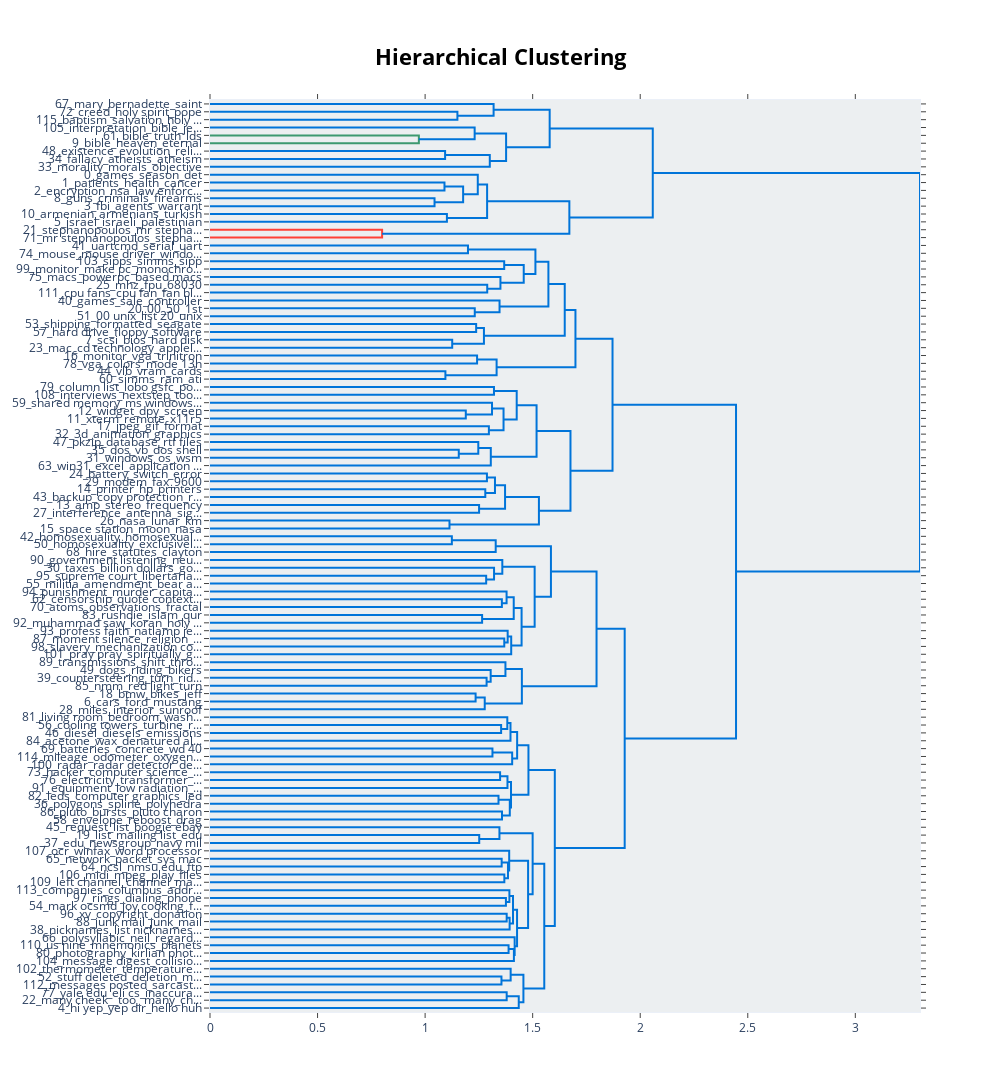

The code cell stored with this chart in its notebook:
### Code cell
topic_model.visualize_hierarchy()

### Figure 1 — Plotly figure (JSON) as saved in the notebook; plotly's stock layout.template omitted (floating-point values rounded to 4 significant figures)
{"data": [{"hoverinfo": "text", "marker": {"color": "rgb(0,116,217)"}, "mode": "lines", "type": "scatter", "x": [0, 1.15, 1.15, 0], "xaxis": "x", "y": [-15, -15, -25, -25], "yaxis": "y"}, {"hoverinfo": "text", "marker": {"color": "rgb(0,116,217)"}, "mode": "lines", "type": "scatter", "x": [0, 1.318, 1.318, 1.15], "xaxis": "x", "y": [-5, -5, -20, -20], "yaxis": "y"}, {"hoverinfo": "text", "marker": {"color": "rgb(61,153,112)"}, "mode": "lines", "type": "scatter", "x": [0, 0.9709, 0.9709, 0], "xaxis": "x", "y": [-45, -45, -55, -55], "yaxis": "y"}, {"hoverinfo": "text", "marker": {"color": "rgb(0,116,217)"}, "mode": "lines", "type": "scatter", "x": [0, 1.23, 1.23, 0.9709], "xaxis": "x", "y": [-35, -35, -50, -50], "yaxis": "y"}, {"hoverinfo": "text", "marker": {"color": "rgb(0,116,217)"}, "mode": "lines", "type": "scatter", "x": [0, 1.093, 1.093, 0], "xaxis": "x", "y": [-65, -65, -75, -75], "yaxis": "y"}, {"hoverinfo": "text", "marker": {"color": "rgb(0,116,217)"}, "mode": "lines", "type": "scatter", "x": [1.093, 1.301, 1.301, 0], "xaxis": "x", "y": [-70, -70, -85, -85], "yaxis": "y"}, {"hoverinfo": "text", "marker": {"color": "rgb(0,116,217)"}, "mode": "lines", "type": "scatter", "x": [1.23, 1.377, 1.377, 1.301], "xaxis": "x", "y": [-42.5, -42.5, -77.5, -77.5], "yaxis": "y"}, {"hoverinfo": "text", "marker": {"color": "rgb(0,116,217)"}, "mode": "lines", "type": "scatter", "x": [1.318, 1.579, 1.579, 1.377], "xaxis": "x", "y": [-12.5, -12.5, -60, -60], "yaxis": "y"}, {"hoverinfo": "text", "marker": {"color": "rgb(0,116,217)"}, "mode": "lines", "type": "scatter", "x": [0, 1.09, 1.09, 0], "xaxis": "x", "y": [-105, -105, -115, -115], "yaxis": "y"}, {"hoverinfo": "text", "marker": {"color": "rgb(0,116,217)"}, "mode": "lines", "type": "scatter", "x": [0, 1.044, 1.044, 0], "xaxis": "x", "y": [-125, -125, -135, -135], "yaxis": "y"}, {"hoverinfo": "text", "marker": {"color": "rgb(0,116,217)"}, "mode": "lines", "type": "scatter", "x": [1.09, 1.177, 1.177, 1.044], "xaxis": "x", "y": [-110, -110, -130, -130], "yaxis": "y"}, {"hoverinfo": "text", "marker": {"color": "rgb(0,116,217)"}, "mode": "lines", "type": "scatter", "x": [0, 1.245, 1.245, 1.177], "xaxis": "x", "y": [-95, -95, -120, -120], "yaxis": "y"}, {"hoverinfo": "text", "marker": {"color": "rgb(0,116,217)"}, "mode": "lines", "type": "scatter", "x": [0, 1.101, 1.101, 0], "xaxis": "x", "y": [-145, -145, -155, -155], "yaxis": "y"}, {"hoverinfo": "text", "marker": {"color": "rgb(0,116,217)"}, "mode": "lines", "type": "scatter", "x": [1.245, 1.288, 1.288, 1.101], "xaxis": "x", "y": [-107.5, -107.5, -150, -150], "yaxis": "y"}, {"hoverinfo": "text", "marker": {"color": "rgb(255,65,54)"}, "mode": "lines", "type": "scatter", "x": [0, 0.8001, 0.8001, 0], "xaxis": "x", "y": [-165, -165, -175, -175], "yaxis": "y"}, {"hoverinfo": "text", "marker": {"color": "rgb(0,116,217)"}, "mode": "lines", "type": "scatter", "x": [1.288, 1.671, 1.671, 0.8001], "xaxis": "x", "y": [-128.8, -128.8, -170, -170], "yaxis": "y"}, {"hoverinfo": "text", "marker": {"color": "rgb(0,116,217)"}, "mode": "lines", "type": "scatter", "x": [1.579, 2.058, 2.058, 1.671], "xaxis": "x", "y": [-36.25, -36.25, -149.4, -149.4], "yaxis": "y"}, {"hoverinfo": "text", "marker": {"color": "rgb(0,116,217)"}, "mode": "lines", "type": "scatter", "x": [0, 1.199, 1.199, 0], "xaxis": "x", "y": [-185, -185, -195, -195], "yaxis": "y"}, {"hoverinfo": "text", "marker": {"color": "rgb(0,116,217)"}, "mode": "lines", "type": "scatter", "x": [0, 1.368, 1.368, 0], "xaxis": "x", "y": [-205, -205, -215, -215], "yaxis": "y"}, {"hoverinfo": "text", "marker": {"color": "rgb(0,116,217)"}, "mode": "lines", "type": "scatter", "x": [0, 1.289, 1.289, 0], "xaxis": "x", "y": [-235, -235, -245, -245], "yaxis": "y"}, {"hoverinfo": "text", "marker": {"color": "rgb(0,116,217)"}, "mode": "lines", "type": "scatter", "x": [0, 1.35, 1.35, 1.289], "xaxis": "x", "y": [-225, -225, -240, -240], "yaxis": "y"}, {"hoverinfo": "text", "marker": {"color": "rgb(0,116,217)"}, "mode": "lines", "type": "scatter", "x": [1.368, 1.458, 1.458, 1.35], "xaxis": "x", "y": [-210, -210, -232.5, -232.5], "yaxis": "y"}, {"hoverinfo": "text", "marker": {"color": "rgb(0,116,217)"}, "mode": "lines", "type": "scatter", "x": [1.199, 1.513, 1.513, 1.458], "xaxis": "x", "y": [-190, -190, -221.2, -221.2], "yaxis": "y"}, {"hoverinfo": "text", "marker": {"color": "rgb(0,116,217)"}, "mode": "lines", "type": "scatter", "x": [0, 1.231, 1.231, 0], "xaxis": "x", "y": [-265, -265, -275, -275], "yaxis": "y"}, {"hoverinfo": "text", "marker": {"color": "rgb(0,116,217)"}, "mode": "lines", "type": "scatter", "x": [0, 1.346, 1.346, 1.231], "xaxis": "x", "y": [-255, -255, -270, -270], "yaxis": "y"}, {"hoverinfo": "text", "marker": {"color": "rgb(0,116,217)"}, "mode": "lines", "type": "scatter", "x": [1.513, 1.573, 1.573, 1.346], "xaxis": "x", "y": [-205.6, -205.6, -262.5, -262.5], "yaxis": "y"}, {"hoverinfo": "text", "marker": {"color": "rgb(0,116,217)"}, "mode": "lines", "type": "scatter", "x": [0, 1.237, 1.237, 0], "xaxis": "x", "y": [-285, -285, -295, -295], "yaxis": "y"}, {"hoverinfo": "text", "marker": {"color": "rgb(0,116,217)"}, "mode": "lines", "type": "scatter", "x": [0, 1.126, 1.126, 0], "xaxis": "x", "y": [-305, -305, -315, -315], "yaxis": "y"}, {"hoverinfo": "text", "marker": {"color": "rgb(0,116,217)"}, "mode": "lines", "type": "scatter", "x": [1.237, 1.274, 1.274, 1.126], "xaxis": "x", "y": [-290, -290, -310, -310], "yaxis": "y"}, {"hoverinfo": "text", "marker": {"color": "rgb(0,116,217)"}, "mode": "lines", "type": "scatter", "x": [1.573, 1.649, 1.649, 1.274], "xaxis": "x", "y": [-234.1, -234.1, -300, -300], "yaxis": "y"}, {"hoverinfo": "text", "marker": {"color": "rgb(0,116,217)"}, "mode": "lines", "type": "scatter", "x": [0, 1.242, 1.242, 0], "xaxis": "x", "y": [-325, -325, -335, -335], "yaxis": "y"}, {"hoverinfo": "text", "marker": {"color": "rgb(0,116,217)"}, "mode": "lines", "type": "scatter", "x": [0, 1.094, 1.094, 0], "xaxis": "x", "y": [-345, -345, -355, -355], "yaxis": "y"}, {"hoverinfo": "text", "marker": {"color": "rgb(0,116,217)"}, "mode": "lines", "type": "scatter", "x": [1.242, 1.332, 1.332, 1.094], "xaxis": "x", "y": [-330, -330, -350, -350], "yaxis": "y"}, {"hoverinfo": "text", "marker": {"color": "rgb(0,116,217)"}, "mode": "lines", "type": "scatter", "x": [1.649, 1.699, 1.699, 1.332], "xaxis": "x", "y": [-267.0, -267.0, -340, -340], "yaxis": "y"}, {"hoverinfo": "text", "marker": {"color": "rgb(0,116,217)"}, "mode": "lines", "type": "scatter", "x": [0, 1.32, 1.32, 0], "xaxis": "x", "y": [-365, -365, -375, -375], "yaxis": "y"}, {"hoverinfo": "text", "marker": {"color": "rgb(0,116,217)"}, "mode": "lines", "type": "scatter", "x": [0, 1.189, 1.189, 0], "xaxis": "x", "y": [-395, -395, -405, -405], "yaxis": "y"}, {"hoverinfo": "text", "marker": {"color": "rgb(0,116,217)"}, "mode": "lines", "type": "scatter", "x": [0, 1.311, 1.311, 1.189], "xaxis": "x", "y": [-385, -385, -400, -400], "yaxis": "y"}, {"hoverinfo": "text", "marker": {"color": "rgb(0,116,217)"}, "mode": "lines", "type": "scatter", "x": [0, 1.296, 1.296, 0], "xaxis": "x", "y": [-415, -415, -425, -425], "yaxis": "y"}, {"hoverinfo": "text", "marker": {"color": "rgb(0,116,217)"}, "mode": "lines", "type": "scatter", "x": [1.311, 1.365, 1.365, 1.296], "xaxis": "x", "y": [-392.5, -392.5, -420, -420], "yaxis": "y"}, {"hoverinfo": "text", "marker": {"color": "rgb(0,116,217)"}, "mode": "lines", "type": "scatter", "x": [1.32, 1.426, 1.426, 1.365], "xaxis": "x", "y": [-370, -370, -406.2, -406.2], "yaxis": "y"}, {"hoverinfo": "text", "marker": {"color": "rgb(0,116,217)"}, "mode": "lines", "type": "scatter", "x": [0, 1.156, 1.156, 0], "xaxis": "x", "y": [-445, -445, -455, -455], "yaxis": "y"}, {"hoverinfo": "text", "marker": {"color": "rgb(0,116,217)"}, "mode": "lines", "type": "scatter", "x": [0, 1.247, 1.247, 1.156], "xaxis": "x", "y": [-435, -435, -450, -450], "yaxis": "y"}, {"hoverinfo": "text", "marker": {"color": "rgb(0,116,217)"}, "mode": "lines", "type": "scatter", "x": [1.247, 1.305, 1.305, 0], "xaxis": "x", "y": [-442.5, -442.5, -465, -465], "yaxis": "y"}, {"hoverinfo": "text", "marker": {"color": "rgb(0,116,217)"}, "mode": "lines", "type": "scatter", "x": [1.426, 1.518, 1.518, 1.305], "xaxis": "x", "y": [-388.1, -388.1, -453.8, -453.8], "yaxis": "y"}, {"hoverinfo": "text", "marker": {"color": "rgb(0,116,217)"}, "mode": "lines", "type": "scatter", "x": [0, 1.287, 1.287, 0], "xaxis": "x", "y": [-475, -475, -485, -485], "yaxis": "y"}, {"hoverinfo": "text", "marker": {"color": "rgb(0,116,217)"}, "mode": "lines", "type": "scatter", "x": [0, 1.28, 1.28, 0], "xaxis": "x", "y": [-495, -495, -505, -505], "yaxis": "y"}, {"hoverinfo": "text", "marker": {"color": "rgb(0,116,217)"}, "mode": "lines", "type": "scatter", "x": [1.287, 1.325, 1.325, 1.28], "xaxis": "x", "y": [-480, -480, -500, -500], "yaxis": "y"}, {"hoverinfo": "text", "marker": {"color": "rgb(0,116,217)"}, "mode": "lines", "type": "scatter", "x": [0, 1.251, 1.251, 0], "xaxis": "x", "y": [-515, -515, -525, -525], "yaxis": "y"}, {"hoverinfo": "text", "marker": {"color": "rgb(0,116,217)"}, "mode": "lines", "type": "scatter", "x": [1.325, 1.372, 1.372, 1.251], "xaxis": "x", "y": [-490, -490, -520, -520], "yaxis": "y"}, {"hoverinfo": "text", "marker": {"color": "rgb(0,116,217)"}, "mode": "lines", "type": "scatter", "x": [0, 1.113, 1.113, 0], "xaxis": "x", "y": [-535, -535, -545, -545], "yaxis": "y"}, {"hoverinfo": "text", "marker": {"color": "rgb(0,116,217)"}, "mode": "lines", "type": "scatter", "x": [1.372, 1.529, 1.529, 1.113], "xaxis": "x", "y": [-505, -505, -540, -540], "yaxis": "y"}, {"hoverinfo": "text", "marker": {"color": "rgb(0,116,217)"}, "mode": "lines", "type": "scatter", "x": [1.518, 1.676, 1.676, 1.529], "xaxis": "x", "y": [-420.9, -420.9, -522.5, -522.5], "yaxis": "y"}, {"hoverinfo": "text", "marker": {"color": "rgb(0,116,217)"}, "mode": "lines", "type": "scatter", "x": [1.699, 1.871, 1.871, 1.676], "xaxis": "x", "y": [-303.5, -303.5, -471.7, -471.7], "yaxis": "y"}, {"hoverinfo": "text", "marker": {"color": "rgb(0,116,217)"}, "mode": "lines", "type": "scatter", "x": [0, 1.124, 1.124, 0], "xaxis": "x", "y": [-555, -555, -565, -565], "yaxis": "y"}, {"hoverinfo": "text", "marker": {"color": "rgb(0,116,217)"}, "mode": "lines", "type": "scatter", "x": [1.124, 1.328, 1.328, 0], "xaxis": "x", "y": [-560, -560, -575, -575], "yaxis": "y"}, {"hoverinfo": "text", "marker": {"color": "rgb(0,116,217)"}, "mode": "lines", "type": "scatter", "x": [0, 1.284, 1.284, 0], "xaxis": "x", "y": [-605, -605, -615, -615], "yaxis": "y"}, {"hoverinfo": "text", "marker": {"color": "rgb(0,116,217)"}, "mode": "lines", "type": "scatter", "x": [0, 1.321, 1.321, 1.284], "xaxis": "x", "y": [-595, -595, -610, -610], "yaxis": "y"}, {"hoverinfo": "text", "marker": {"color": "rgb(0,116,217)"}, "mode": "lines", "type": "scatter", "x": [0, 1.359, 1.359, 1.321], "xaxis": "x", "y": [-585, -585, -602.5, -602.5], "yaxis": "y"}, {"hoverinfo": "text", "marker": {"color": "rgb(0,116,217)"}, "mode": "lines", "type": "scatter", "x": [0, 1.357, 1.357, 0], "xaxis": "x", "y": [-635, -635, -645, -645], "yaxis": "y"}, {"hoverinfo": "text", "marker": {"color": "rgb(0,116,217)"}, "mode": "lines", "type": "scatter", "x": [0, 1.379, 1.379, 1.357], "xaxis": "x", "y": [-625, -625, -640, -640], "yaxis": "y"}, {"hoverinfo": "text", "marker": {"color": "rgb(0,116,217)"}, "mode": "lines", "type": "scatter", "x": [0, 1.265, 1.265, 0], "xaxis": "x", "y": [-655, -655, -665, -665], "yaxis": "y"}, {"hoverinfo": "text", "marker": {"color": "rgb(0,116,217)"}, "mode": "lines", "type": "scatter", "x": [1.379, 1.412, 1.412, 1.265], "xaxis": "x", "y": [-632.5, -632.5, -660, -660], "yaxis": "y"}, {"hoverinfo": "text", "marker": {"color": "rgb(0,116,217)"}, "mode": "lines", "type": "scatter", "x": [0, 1.368, 1.368, 0], "xaxis": "x", "y": [-685, -685, -695, -695], "yaxis": "y"}, {"hoverinfo": "text", "marker": {"color": "rgb(0,116,217)"}, "mode": "lines", "type": "scatter", "x": [0, 1.384, 1.384, 1.368], "xaxis": "x", "y": [-675, -675, -690, -690], "yaxis": "y"}, {"hoverinfo": "text", "marker": {"color": "rgb(0,116,217)"}, "mode": "lines", "type": "scatter", "x": [1.384, 1.4, 1.4, 0], "xaxis": "x", "y": [-682.5, -682.5, -705, -705], "yaxis": "y"}, {"hoverinfo": "text", "marker": {"color": "rgb(0,116,217)"}, "mode": "lines", "type": "scatter", "x": [1.412, 1.449, 1.449, 1.4], "xaxis": "x", "y": [-646.2, -646.2, -693.8, -693.8], "yaxis": "y"}, {"hoverinfo": "text", "marker": {"color": "rgb(0,116,217)"}, "mode": "lines", "type": "scatter", "x": [1.359, 1.509, 1.509, 1.449], "xaxis": "x", "y": [-593.8, -593.8, -670, -670], "yaxis": "y"}, {"hoverinfo": "text", "marker": {"color": "rgb(0,116,217)"}, "mode": "lines", "type": "scatter", "x": [1.328, 1.585, 1.585, 1.509], "xaxis": "x", "y": [-567.5, -567.5, -631.9, -631.9], "yaxis": "y"}, {"hoverinfo": "text", "marker": {"color": "rgb(0,116,217)"}, "mode": "lines", "type": "scatter", "x": [0, 1.286, 1.286, 0], "xaxis": "x", "y": [-735, -735, -745, -745], "yaxis": "y"}, {"hoverinfo": "text", "marker": {"color": "rgb(0,116,217)"}, "mode": "lines", "type": "scatter", "x": [0, 1.305, 1.305, 1.286], "xaxis": "x", "y": [-725, -725, -740, -740], "yaxis": "y"}, {"hoverinfo": "text", "marker": {"color": "rgb(0,116,217)"}, "mode": "lines", "type": "scatter", "x": [0, 1.373, 1.373, 1.305], "xaxis": "x", "y": [-715, -715, -732.5, -732.5], "yaxis": "y"}, {"hoverinfo": "text", "marker": {"color": "rgb(0,116,217)"}, "mode": "lines", "type": "scatter", "x": [0, 1.235, 1.235, 0], "xaxis": "x", "y": [-755, -755, -765, -765], "yaxis": "y"}, {"hoverinfo": "text", "marker": {"color": "rgb(0,116,217)"}, "mode": "lines", "type": "scatter", "x": [1.235, 1.277, 1.277, 0], "xaxis": "x", "y": [-760, -760, -775, -775], "yaxis": "y"}, {"hoverinfo": "text", "marker": {"color": "rgb(0,116,217)"}, "mode": "lines", "type": "scatter", "x": [1.373, 1.45, 1.45, 1.277], "xaxis": "x", "y": [-723.8, -723.8, -767.5, -767.5], "yaxis": "y"}, {"hoverinfo": "text", "marker": {"color": "rgb(0,116,217)"}, "mode": "lines", "type": "scatter", "x": [1.585, 1.797, 1.797, 1.45], "xaxis": "x", "y": [-599.7, -599.7, -745.6, -745.6], "yaxis": "y"}, {"hoverinfo": "text", "marker": {"color": "rgb(0,116,217)"}, "mode": "lines", "type": "scatter", "x": [0, 1.353, 1.353, 0], "xaxis": "x", "y": [-795, -795, -805, -805], "yaxis": "y"}, {"hoverinfo": "text", "marker": {"color": "rgb(0,116,217)"}, "mode": "lines", "type": "scatter", "x": [0, 1.382, 1.382, 1.353], "xaxis": "x", "y": [-785, -785, -800, -800], "yaxis": "y"}, {"hoverinfo": "text", "marker": {"color": "rgb(0,116,217)"}, "mode": "lines", "type": "scatter", "x": [1.382, 1.397, 1.397, 0], "xaxis": "x", "y": [-792.5, -792.5, -815, -815], "yaxis": "y"}, {"hoverinfo": "text", "marker": {"color": "rgb(0,116,217)"}, "mode": "lines", "type": "scatter", "x": [0, 1.313, 1.313, 0], "xaxis": "x", "y": [-825, -825, -835, -835], "yaxis": "y"}, {"hoverinfo": "text", "marker": {"color": "rgb(0,116,217)"}, "mode": "lines", "type": "scatter", "x": [1.313, 1.405, 1.405, 0], "xaxis": "x", "y": [-830, -830, -845, -845], "yaxis": "y"}, {"hoverinfo": "text", "marker": {"color": "rgb(0,116,217)"}, "mode": "lines", "type": "scatter", "x": [1.397, 1.428, 1.428, 1.405], "xaxis": "x", "y": [-803.8, -803.8, -837.5, -837.5], "yaxis": "y"}, {"hoverinfo": "text", "marker": {"color": "rgb(0,116,217)"}, "mode": "lines", "type": "scatter", "x": [0, 1.349, 1.349, 0], "xaxis": "x", "y": [-855, -855, -865, -865], "yaxis": "y"}, {"hoverinfo": "text", "marker": {"color": "rgb(0,116,217)"}, "mode": "lines", "type": "scatter", "x": [1.349, 1.383, 1.383, 0], "xaxis": "x", "y": [-860, -860, -875, -875], "yaxis": "y"}, {"hoverinfo": "text", "marker": {"color": "rgb(0,116,217)"}, "mode": "lines", "type": "scatter", "x": [0, 1.341, 1.341, 0], "xaxis": "x", "y": [-885, -885, -895, -895], "yaxis": "y"}, {"hoverinfo": "text", "marker": {"color": "rgb(0,116,217)"}, "mode": "lines", "type": "scatter", "x": [0, 1.357, 1.357, 0], "xaxis": "x", "y": [-905, -905, -915, -915], "yaxis": "y"}, {"hoverinfo": "text", "marker": {"color": "rgb(0,116,217)"}, "mode": "lines", "type": "scatter", "x": [1.341, 1.394, 1.394, 1.357], "xaxis": "x", "y": [-890, -890, -910, -910], "yaxis": "y"}, {"hoverinfo": "text", "marker": {"color": "rgb(0,116,217)"}, "mode": "lines", "type": "scatter", "x": [1.383, 1.399, 1.399, 1.394], "xaxis": "x", "y": [-867.5, -867.5, -900, -900], "yaxis": "y"}, {"hoverinfo": "text", "marker": {"color": "rgb(0,116,217)"}, "mode": "lines", "type": "scatter", "x": [1.428, 1.48, 1.48, 1.399], "xaxis": "x", "y": [-820.6, -820.6, -883.8, -883.8], "yaxis": "y"}, {"hoverinfo": "text", "marker": {"color": "rgb(0,116,217)"}, "mode": "lines", "type": "scatter", "x": [0, 1.252, 1.252, 0], "xaxis": "x", "y": [-935, -935, -945, -945], "yaxis": "y"}, {"hoverinfo": "text", "marker": {"color": "rgb(0,116,217)"}, "mode": "lines", "type": "scatter", "x": [0, 1.346, 1.346, 1.252], "xaxis": "x", "y": [-925, -925, -940, -940], "yaxis": "y"}, {"hoverinfo": "text", "marker": {"color": "rgb(0,116,217)"}, "mode": "lines", "type": "scatter", "x": [0, 1.356, 1.356, 0], "xaxis": "x", "y": [-965, -965, -975, -975], "yaxis": "y"}, {"hoverinfo": "text", "marker": {"color": "rgb(0,116,217)"}, "mode": "lines", "type": "scatter", "x": [0, 1.368, 1.368, 0], "xaxis": "x", "y": [-985, -985, -995, -995], "yaxis": "y"}, {"hoverinfo": "text", "marker": {"color": "rgb(0,116,217)"}, "mode": "lines", "type": "scatter", "x": [1.356, 1.385, 1.385, 1.368], "xaxis": "x", "y": [-970, -970, -990, -990], "yaxis": "y"}, {"hoverinfo": "text", "marker": {"color": "rgb(0,116,217)"}, "mode": "lines", "type": "scatter", "x": [0, 1.391, 1.391, 1.385], "xaxis": "x", "y": [-955, -955, -980, -980], "yaxis": "y"}, {"hoverinfo": "text", "marker": {"color": "rgb(0,116,217)"}, "mode": "lines", "type": "scatter", "x": [0, 1.376, 1.376, 0], "xaxis": "x", "y": [-1015, -1015, -1025, -1025], "yaxis": "y"}, {"hoverinfo": "text", "marker": {"color": "rgb(0,116,217)"}, "mode": "lines", "type": "scatter", "x": [0, 1.392, 1.392, 1.376], "xaxis": "x", "y": [-1005, -1005, -1020, -1020], "yaxis": "y"}, {"hoverinfo": "text", "marker": {"color": "rgb(0,116,217)"}, "mode": "lines", "type": "scatter", "x": [0, 1.379, 1.379, 0], "xaxis": "x", "y": [-1035, -1035, -1045, -1045], "yaxis": "y"}, {"hoverinfo": "text", "marker": {"color": "rgb(0,116,217)"}, "mode": "lines", "type": "scatter", "x": [1.379, 1.393, 1.393, 0], "xaxis": "x", "y": [-1040, -1040, -1055, -1055], "yaxis": "y"}, {"hoverinfo": "text", "marker": {"color": "rgb(0,116,217)"}, "mode": "lines", "type": "scatter", "x": [1.392, 1.409, 1.409, 1.393], "xaxis": "x", "y": [-1012.0, -1012.0, -1048.0, -1048.0], "yaxis": "y"}, {"hoverinfo": "text", "marker": {"color": "rgb(0,116,217)"}, "mode": "lines", "type": "scatter", "x": [0, 1.388, 1.388, 0], "xaxis": "x", "y": [-1075, -1075, -1085, -1085], "yaxis": "y"}, {"hoverinfo": "text", "marker": {"color": "rgb(0,116,217)"}, "mode": "lines", "type": "scatter", "x": [1.388, 1.413, 1.413, 0], "xaxis": "x", "y": [-1080, -1080, -1095, -1095], "yaxis": "y"}, {"hoverinfo": "text", "marker": {"color": "rgb(0,116,217)"}, "mode": "lines", "type": "scatter", "x": [0, 1.416, 1.416, 1.413], "xaxis": "x", "y": [-1065, -1065, -1088.0, -1088.0], "yaxis": "y"}, {"hoverinfo": "text", "marker": {"color": "rgb(0,116,217)"}, "mode": "lines", "type": "scatter", "x": [1.409, 1.427, 1.427, 1.416], "xaxis": "x", "y": [-1030, -1030, -1076.0, -1076.0], "yaxis": "y"}, {"hoverinfo": "text", "marker": {"color": "rgb(0,116,217)"}, "mode": "lines", "type": "scatter", "x": [1.391, 1.479, 1.479, 1.427], "xaxis": "x", "y": [-967.5, -967.5, -1053.0, -1053.0], "yaxis": "y"}, {"hoverinfo": "text", "marker": {"color": "rgb(0,116,217)"}, "mode": "lines", "type": "scatter", "x": [1.346, 1.5, 1.5, 1.479], "xaxis": "x", "y": [-932.5, -932.5, -1010.0, -1010.0], "yaxis": "y"}, {"hoverinfo": "text", "marker": {"color": "rgb(0,116,217)"}, "mode": "lines", "type": "scatter", "x": [0, 1.355, 1.355, 0], "xaxis": "x", "y": [-1115, -1115, -1125, -1125], "yaxis": "y"}, {"hoverinfo": "text", "marker": {"color": "rgb(0,116,217)"}, "mode": "lines", "type": "scatter", "x": [0, 1.398, 1.398, 1.355], "xaxis": "x", "y": [-1105, -1105, -1120, -1120], "yaxis": "y"}, {"hoverinfo": "text", "marker": {"color": "rgb(0,116,217)"}, "mode": "lines", "type": "scatter", "x": [0, 1.379, 1.379, 0], "xaxis": "x", "y": [-1135, -1135, -1145, -1145], "yaxis": "y"}, {"hoverinfo": "text", "marker": {"color": "rgb(0,116,217)"}, "mode": "lines", "type": "scatter", "x": [1.379, 1.435, 1.435, 0], "xaxis": "x", "y": [-1140, -1140, -1155, -1155], "yaxis": "y"}, {"hoverinfo": "text", "marker": {"color": "rgb(0,116,217)"}, "mode": "lines", "type": "scatter", "x": [1.398, 1.457, 1.457, 1.435], "xaxis": "x", "y": [-1112.0, -1112.0, -1148.0, -1148.0], "yaxis": "y"}, {"hoverinfo": "text", "marker": {"color": "rgb(0,116,217)"}, "mode": "lines", "type": "scatter", "x": [1.5, 1.554, 1.554, 1.457], "xaxis": "x", "y": [-971.4, -971.4, -1130, -1130], "yaxis": "y"}, {"hoverinfo": "text", "marker": {"color": "rgb(0,116,217)"}, "mode": "lines", "type": "scatter", "x": [1.48, 1.603, 1.603, 1.554], "xaxis": "x", "y": [-852.2, -852.2, -1051.0, -1051.0], "yaxis": "y"}, {"hoverinfo": "text", "marker": {"color": "rgb(0,116,217)"}, "mode": "lines", "type": "scatter", "x": [1.797, 1.928, 1.928, 1.603], "xaxis": "x", "y": [-672.7, -672.7, -951.4, -951.4], "yaxis": "y"}, {"hoverinfo": "text", "marker": {"color": "rgb(0,116,217)"}, "mode": "lines", "type": "scatter", "x": [1.871, 2.445, 2.445, 1.928], "xaxis": "x", "y": [-387.6, -387.6, -812.1, -812.1], "yaxis": "y"}, {"hoverinfo": "text", "marker": {"color": "rgb(0,116,217)"}, "mode": "lines", "type": "scatter", "x": [2.058, 3.301, 3.301, 2.445], "xaxis": "x", "y": [-92.81, -92.81, -599.8, -599.8], "yaxis": "y"}], "layout": {"autosize": false, "height": 1940, "hoverlabel": {"bgcolor": "white", "font": {"family": "Rockwell", "size": 16}}, "hovermode": "closest", "plot_bgcolor": "#ECEFF1", "showlegend": false, "title": {"font": {"color": "Black", "size": 22}, "text": "<b>Hierarchical Clustering", "x": 0.5, "xanchor": "center", "yanchor": "top"}, "width": 1000, "xaxis": {"mirror": "allticks", "rangemode": "tozero", "showgrid": false, "showline": true, "showticklabels": true, "ticks": "outside", "type": "linear", "zeroline": false}, "yaxis": {"mirror": "allticks", "range": [-1160, 0], "rangemode": "tozero", "showgrid": false, "showline": true, "showticklabels": true, "tickmode": "array", "ticks": "outside", "ticktext": ["67_mary_bernadette_saint", "72_creed_holy spirit_pope", "115_baptism_salvation_holy ...", "105_interpretation_bible_je...", "61_bible_truth_lds", "9_bible_heaven_eternal", "48_existence_evolution_reli...", "34_fallacy_atheists_atheism", "33_morality_morals_objective", "0_games_season_det", "1_patients_health_cancer", "2_encryption_nsa_law enforc...", "8_guns_criminals_firearms", "3_fbi_agents_warrant", "10_armenian_armenians_turkish", "5_israel_israeli_palestinian", "21_stephanopoulos_mr stepha...", "71_mr stephanopoulos_stepha...", "41_uartcmd_serial_uart", "74_mouse_mouse driver_windo...", "103_sipps_simms_sipp", "99_monitor_make pc_monochro...", "75_macs_powerpc_based macs", "25_mhz_fpu_68030", "111_cpu fans_cpu fan_fan bl...", "40_games_sale_controller", "20_00_50_1st", "51_00 unix_list 20_unix", "53_shipping_formatted_seagate", "57_hard drive_floppy_software", "7_scsi_bios_hard disk", "23_mac_cd technology_applel...", "16_monitor_vga_trinitron", "78_vga_colors_mode 13h", "44_vlb_vram_cards", "60_simms_ram_ati", "79_column list_lobo gsfc_po...", "108_interviews_nextstep_too...", "59_shared memory_ms windows...", "12_widget_dpy_screen", "11_xterm_remote_x11r5", "17_jpeg_gif_format", "32_3d_animation_graphics", "47_pkzip_database_rtf files", "35_dos_vb_dos shell", "31_windows_os_wsm", "63_win31_excel_application ...", "24_battery_switch_error", "29_modem_fax_9600", "14_printer_hp_printers", "43_backup_copy protection_r...", "13_amp_stereo_frequency", "27_interference_antenna_sig...", "26_nasa_lunar_km", "15_space station_moon_nasa", "42_homosexuality_homosexual...", "50_homosexuality_exclusivel...", "68_hire_statutes_clayton", "90_government listening_neu...", "30_taxes_billion dollars_go...", "95_supreme court_libertaria...", "55_militia_amendment_bear a...", "94_punishment_murder_capita...", "62_censorship_quote context...", "70_atoms_observations_fractal", "83_rushdie_islam_qur", "92_muhammad saw_koran_holy ...", "93_profess faith_natlamp je...", "87_moment silence_religion_...", "98_slavery_mechanization co...", "101_pray pray_spiritually_g...", "89_transmissions_shift_thro...", "49_dogs_riding_bikers", "39_countersteering_turn_rid...", "85_nmm_red light_turn", "18_bmw_bikes_jeff", "6_cars_ford_mustang", "28_miles_interior_sunroof", "81_living room_bedroom_wash...", "56_cooling towers_turbine_r...", "46_diesel_diesels_emissions", "84_acetone_wax_denatured al...", "69_batteries_concrete_wd 40", "114_mileage_odometer_oxygen...", "100_radar_radar detector_de...", "73_hacker_computer science_...", "76_electricity_transformer_...", "91_equipment_low radiation_...", "82_leds_computer graphics_led", "36_polygons_spline_polyhedra", "86_pluto_bursts_pluto charon", "58_envelope_reboost_drag", "45_request_list_boogie ebay", "19_list_mailing list_edu", "37_edu_newsgroup_navy mil", "107_ocr_winfax_word processor", "65_network_packet_sys mac", "64_ncsl_nmsu edu_ftp", "106_midi_mpeg_play_files", "109_left channel_channel_ma...", "113_companies_columbus_addr...", "97_rings_dialing_phone", "54_mark ocsmd_joy cooking_f...", "96_xv_copyright_donation", "88_junk mail_junk_mail", "38_nicknames_list nicknames...", "66_polysyllabic_neil_regard...", "110_us nine_mnemonics_planets", "80_photography_kirlian phot...", "104_message digest_collisio...", "102_thermometer_temperature...", "52_stuff deleted_deletion_m...", "112_messages posted_sarcast...", "77_yale edu_eli cs_inaccura...", "22_many cheek__too_ many_ch...", "4_hi yep_yep dir_hello huh"], "tickvals": [-5, -15, -25, -35, -45, -55, -65, -75, -85, -95, -105, -115, -125, -135, -145, -155, -165, -175, -185, -195, -205, -215, -225, -235, -245, -255, -265, -275, -285, -295, -305, -315, -325, -335, -345, -355, -365, -375, -385, -395, -405, -415, -425, -435, -445, -455, -465, -475, -485, -495, -505, -515, -525, -535, -545, -555, -565, -575, -585, -595, -605, -615, -625, -635, -645, -655, -665, -675, -685, -695, -705, -715, -725, -735, -745, -755, -765, -775, -785, -795, -805, -815, -825, -835, -845, -855, -865, -875, -885, -895, -905, -915, -925, -935, -945, -955, -965, -975, -985, -995, -1005, -1015, -1025, -1035, -1045, -1055, -1065, -1075, -1085, -1095, -1105, -1115, -1125, -1135, -1145, -1155], "type": "linear", "zeroline": false}}}
